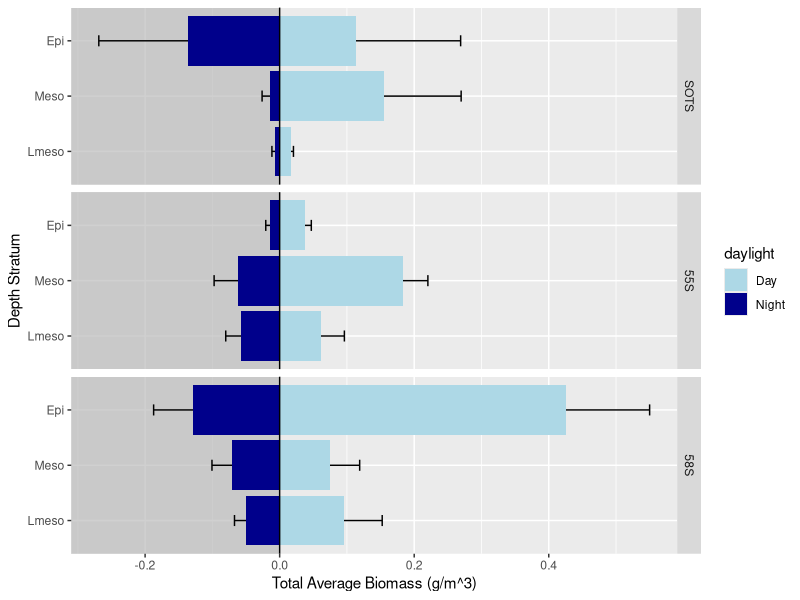
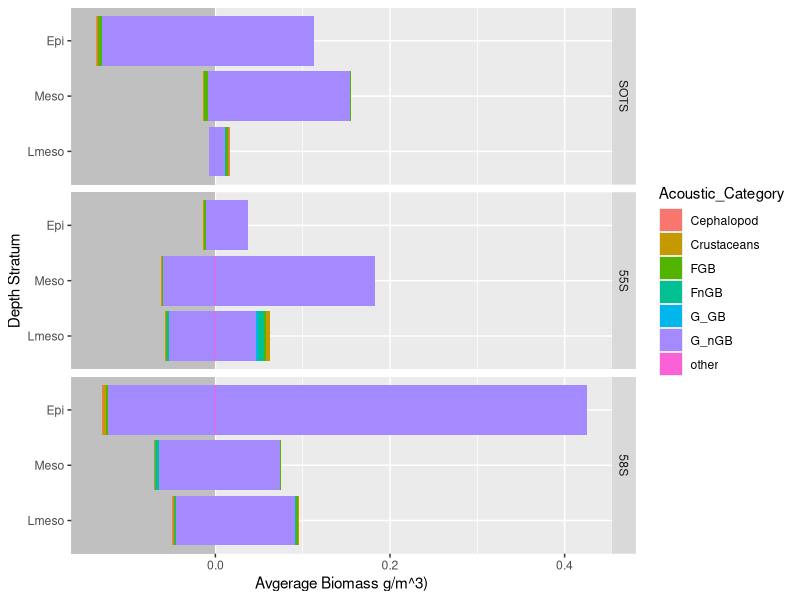
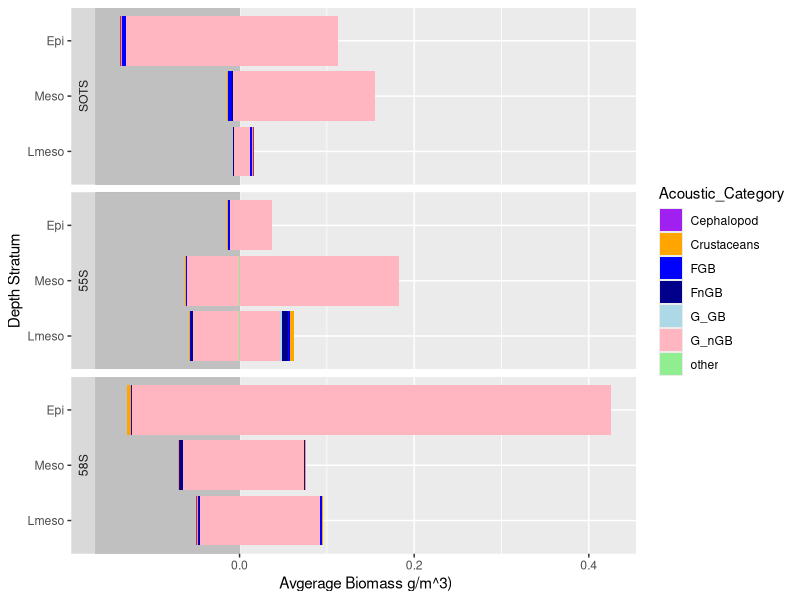
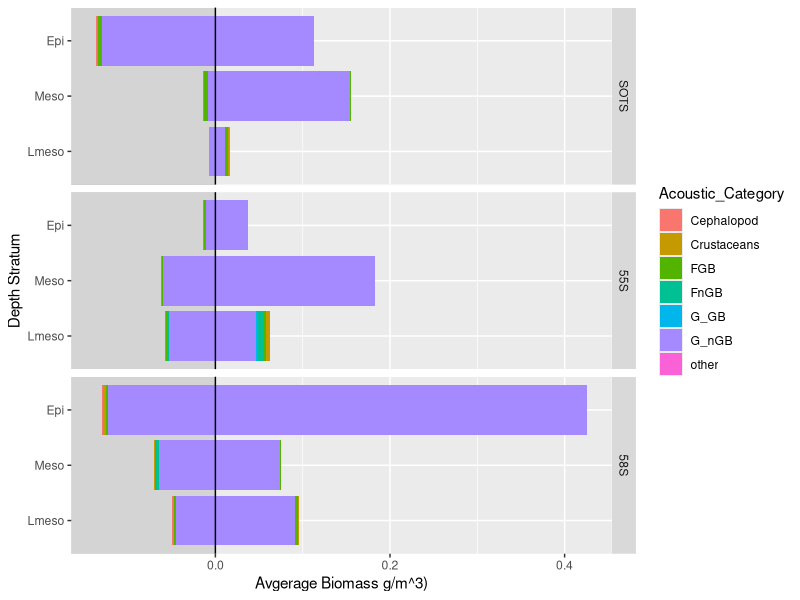
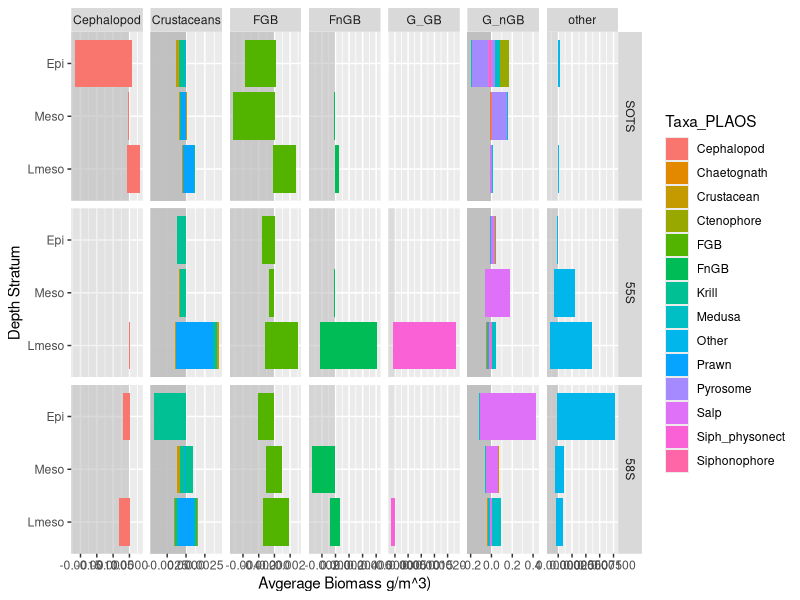
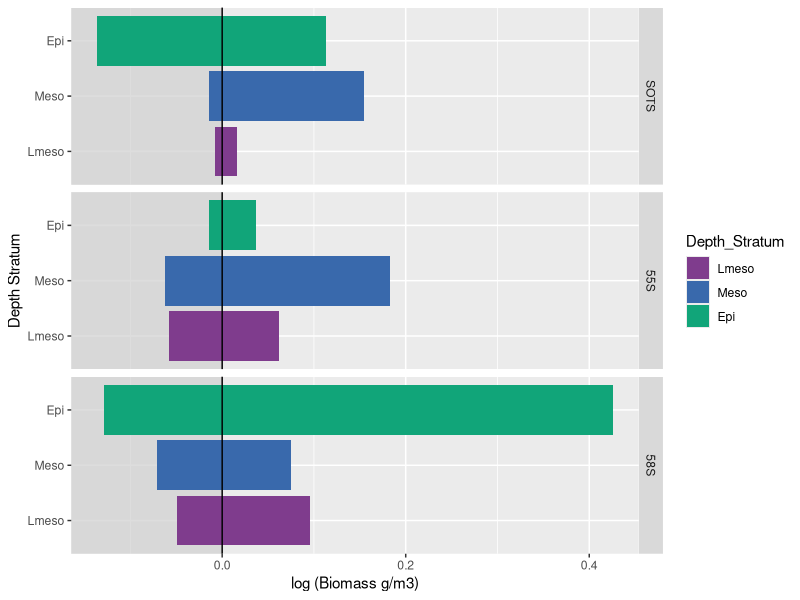
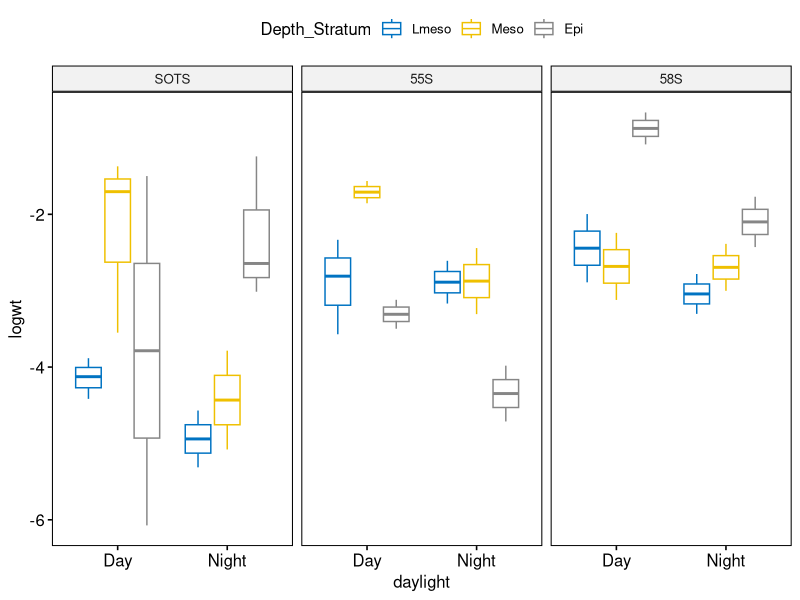

Write the R code that produced these figures, in order. (Note: this script raises an error after producing the figures.)
## ---- chunk 1
knitr::opts_chunk$set(echo = TRUE)
# library(plyr)
# library(Rmisc)
# library(lattice)
# library(tidyr)
library(tidyverse)
# library(gridExtra)
library(dplyr)
library(knitr)
library(ggpubr) # nice plots
library(rstatix) # pip freindly stats
# library(geosphere)
# library(janitor)

# data filtered for <20cm, includes physonects, design deployments only
SOLACE <- read_csv("Results/IN2020_V08_CatchComp.csv")


## ---- chunk 2
distinct(SOLACE,Depth_Stratum)

SOLACE$Depth_Stratum <- factor(as.factor(SOLACE$Depth_Stratum),levels = c("Lmeso", "Meso", "Epi"))
SOLACE$Site <- factor(as.factor(SOLACE$Site), levels = c("SOTS","55S","58S"))

SOLACE_cumsum <- SOLACE %>% 
  select(Site,Acoustic_Category,Taxa_updated,weight_g) %>% 
  group_by(Site,Taxa_updated) %>% 
  summarise(weight = sum(weight_g)) %>% 
 # ungroup() %>% 
  arrange(Site,-weight) %>% 
  mutate(cumsum = cumsum(weight)) %>% 
  mutate(percent =round(weight/sum(weight),2)) %>%
  mutate(cumpercent = round(cumsum/sum(weight),2))  
## ---- chunk 3

### Total Biomass #############################

# sum biomass for each deployment
Biomass_deployment <- SOLACE %>% 
  select(Site, daylight,Depth_Stratum, Deployment, Taxa_updated,Acoustic_Category, Abd_Std_nosm3_sp,Weight_Std_gm3_sp) %>%
  dplyr::group_by(Site, daylight, Depth_Stratum,Deployment) %>% 
  dplyr::summarise(StdWt = sum(Weight_Std_gm3_sp), 
                   StdAbd = sum(Abd_Std_nosm3_sp)) %>% 
  dplyr::ungroup() %>% 
  mutate(logwt = log(StdWt))

# average biomass for each treatment by Site/daylight/Depth_Stratum
Biomass_Design <- Biomass_deployment %>% 
  group_by(Site,daylight,Depth_Stratum) %>% 
  summarise(StdWt_avg = mean(StdWt),sd = sd(StdWt)) %>% 
  ungroup()

#### Acoustic_Category ####################
# sum biomass for each Acoustic_Category within each deployment
Biomass_AC <- SOLACE %>% 
  select(Site, daylight,Depth_Stratum, Deployment, Taxa_updated,Acoustic_Category, Abd_Std_nosm3_sp,Weight_Std_gm3_sp) %>%
  dplyr::group_by(Site, daylight, Depth_Stratum,Deployment,Acoustic_Category) %>% 
  dplyr::summarise(StdWt = sum(Weight_Std_gm3_sp), 
                   StdAbd = sum(Abd_Std_nosm3_sp)) %>% 
  mutate(StdWt = ifelse(daylight %in% "Night", StdWt*-1, StdWt)) %>% 
  dplyr::ungroup() 
# Average biomass for each Acoustic_Category  by Site/daylight/Depth_Stratum
Biomass_Design_AvgAC <- Biomass_AC %>% 
  group_by(Site,daylight,Depth_Stratum,Acoustic_Category) %>% 
  summarise(StdWt_AC = mean(StdWt))


## ---- chunk 4

Biomass_Desgin_daynight <- Biomass_Design %>% 
   mutate(StdWt = ifelse(daylight %in% "Night", StdWt_avg*-1, StdWt_avg)) %>% 
  mutate(sd = ifelse(daylight %in% "Night", sd*-1, sd)) 


tw<-ggplot(Biomass_Desgin_daynight,
       mapping = aes(x = as.factor(Depth_Stratum),
                     y = StdWt, fill = daylight))+
  geom_rect(ymax= -Inf, ymin= 0, xmin=-Inf, xmax=Inf, fill= "grey", alpha= 0.2) +
      scale_fill_manual(values = c("light blue","dark blue")) +
  #scale_fill_brewer()+
  geom_errorbar(aes(ymin = StdWt - sd, ymax= StdWt + sd),
                width = 0.4, position = position_dodge(0)) +
geom_col()+
  geom_hline(yintercept=0)+
  coord_flip()+
  facet_grid(Site ~ .,switch = "x")+
  #theme_bw()
 labs(y="Total Average Biomass (g/m^3)", x="Depth Stratum") 
  

tw

## ---- chunk 5
# suttons way
ggplot(Biomass_Design_AvgAC,
       mapping = aes(x = Depth_Stratum ,y=StdWt_AC, fill = Acoustic_Category))+
     #scale_fill_manual(values = c("purple","orange", "blue","dark blue","light blue","light pink","light green")) +
  geom_rect(ymax= -Inf, ymin= 0, xmin=-Inf, xmax=Inf, fill= "grey", alpha= 0.2) +
  geom_col()+
  #geom_hline(yintercept=0)+
  coord_flip()+
  facet_grid(Site ~.,switch = "x")+  
  labs(x="Depth Stratum", y="Avgerage Biomass g/m^3)") 
   

ggplot(Biomass_Design_AvgAC,
       mapping = aes(x = Depth_Stratum ,y=StdWt_AC, fill = Acoustic_Category))+
     scale_fill_manual(values = c("purple","orange", "blue","dark blue","light blue", "light pink","light green")) +
  geom_rect(ymax= -Inf, ymin= 0, xmin=-Inf, xmax=Inf, fill= "grey", alpha= 0.2) +
  geom_col()+
  #geom_hline(yintercept=0)+
  coord_flip()+
  facet_grid(Site ~.,switch = "y")+  
  labs(x="Depth Stratum", y="Avgerage Biomass g/m^3)") 
   

# annabelles way
Biomass_Design_AvgAC <- Biomass_Design_AvgAC %>% 
   mutate(StdWt_AC = ifelse(daylight %in% "Night", StdWt_AC*-1, StdWt_AC)) 


day_values <- Biomass_Design_AvgAC%>% 
  filter(daylight== "Day")
night_values <- Biomass_Design_AvgAC %>% 
  filter(daylight== "Night")
night_values <- night_values %>%
  mutate_if(is.numeric, funs(. * -1))

ggplot(Biomass_Design_AvgAC, aes(x= StdWt_AC, y= Depth_Stratum, fill= Acoustic_Category))+
geom_rect(xmax= -Inf, xmin= 0, ymin=-Inf, ymax=Inf, fill= "lightgray", alpha= 0.2) +
  geom_bar(data= day_values, stat= "identity") + 
  geom_bar(data= night_values, stat= "identity") + 
    facet_grid(rows= vars(Site), scales = "fixed") + 
    #scale_fill_manual(values = c("#7F3C8D","#3969AC", "#11A579","#7F3C8D","#3969AC", "#11A579","#7F3C8D","#3969AC", "#11A579")) +
  geom_vline(xintercept= 0) +
  labs(y="Depth Stratum", x="Avgerage Biomass g/m^3)") 
  
  

## ---- chunk 6

# sum biomass for each Taxa_PLAOS within each deployment
Biomass_Taxa_PLAOS <- SOLACE %>% 
  select(Site, daylight,Depth_Stratum, Deployment, Taxa_updated, Acoustic_Category,Taxa_PLAOS, Abd_Std_nosm3_sp,Weight_Std_gm3_sp) %>%
  dplyr::group_by(Site, daylight, Depth_Stratum,Deployment,Acoustic_Category,Taxa_PLAOS) %>% 
  dplyr::summarise(StdWt = sum(Weight_Std_gm3_sp), 
                   StdAbd = sum(Abd_Std_nosm3_sp)) %>% 
  mutate(StdWt = ifelse(daylight %in% "Night", StdWt*-1, StdWt)) %>% 
  dplyr::ungroup() 

# Average biomass for each Taxa_PLAOS  by Site/daylight/Depth_Stratum
Biomass_Design_AvgTP <- Biomass_Taxa_PLAOS %>% 
  group_by(Site,daylight,Depth_Stratum,Acoustic_Category,Taxa_PLAOS) %>% 
  summarise(StdWt_TP = mean(StdWt))


##PLOT

ggplot(Biomass_Design_AvgTP,
       mapping = aes(x = Depth_Stratum ,y=StdWt_TP, fill = Taxa_PLAOS))+
     #scale_fill_manual(values = c("purple","orange", "blue","dark blue","light blue","light pink","light green")) +
  geom_rect(ymax= -Inf, ymin= 0, xmin=-Inf, xmax=Inf, fill= "grey", alpha= 0.2) +
  geom_col()+
  #geom_hline(yintercept=0)+
  coord_flip()+
  facet_grid(rows= vars(Site), cols= vars(Acoustic_Category), scales = "free") + 
  labs(x="Depth Stratum", y="Avgerage Biomass g/m^3)") 


## ---- chunk 7
Biomass_Desgin_AE <- Biomass_Design

# Biomass_Desgin_AE$Depth_Stratum <- factor(as.factor(Biomass_Desgin_AE$Depth_Stratum), levels=c("Lmeso","Meso","Epi"))
# Biomass_Desgin_AE$Site <- factor(as.factor(Biomass_Desgin_AE$Site), levels= c("SOTS", "55S", "58S"))

day_values <- Biomass_Desgin_AE%>% 
  filter(daylight== "Day")

night_values <- Biomass_Desgin_AE %>% 
  filter(daylight== "Night")
night_values <- night_values %>%
  mutate_if(is.numeric, funs(. * -1))


ggplot(Biomass_Desgin_AE, aes(x= StdWt_avg, y= Depth_Stratum, fill= Depth_Stratum))+
  geom_rect(xmax= -Inf, xmin= 0, ymin=-Inf, ymax=Inf, fill= "lightgray", alpha= 0.2) +
  geom_bar(data= day_values, stat= "identity") + 
  geom_bar(data= night_values, stat= "identity") + 
    facet_grid(rows= vars(Site), scales = "fixed") + 
    scale_fill_manual(values = c("#7F3C8D","#3969AC", "#11A579","#7F3C8D","#3969AC", "#11A579","#7F3C8D","#3969AC", "#11A579")) +
  geom_vline(xintercept= 0) + 
  labs(y="Depth Stratum", x="log (Biomass g/m3)") 
## ---- chunk 8
Biomass_deployment$Depth_Stratum <- factor(as.factor(Biomass_deployment$Depth_Stratum), levels=c("Lmeso","Meso","Epi"))
Biomass_deployment$Site <- factor(as.factor(Biomass_deployment$Site), levels=c("SOTS","55S","58S"))
Biomass_deployment$daylight <- factor(as.factor(Biomass_deployment$daylight), levels=c("Day","Night"))

## ---- chunk 9
bxp <- ggboxplot(
  Biomass_deployment, x = "daylight", y = "logwt", 
  color = "Depth_Stratum", palette = "jco", facet.by = "Site"
  )
bxp
## ---- chunk 10
Biomass_design_daylight <- Biomass_deployment %>% 
  mutate(mean = ifelse(daylight %in% "Night", mean*-1, mean)) 


barp <-ggplot(Biomass_design_daylight,
       mapping = aes(x = as.factor(Depth_Stratum),
                     y = mean, fill = daylight))+
  scale_fill_brewer()+
  geom_errorbar(aes(ymin = mean - sd, ymax= mean + sd),
                width = 0.4, position = position_dodge(0)) +
geom_col()+
  coord_flip()+
  facet_grid(~Site)+
  theme_bw()
barp


SOLACE_nogel <- SOLACE %>% 
  #distinct(Acoustic_Category)
  filter(Acoustic_Category != "G_nGB")
## ---- chunk 11

SOLACE_Micro <- SOLACE_Micro %>% 
  filter(Site == "55S" | Site == "58S" |Site == "SOTS") %>% 
  filter(Depth_Stratum =="Meso" | Depth_Stratum == "Epi"|Depth_Stratum=="Lmeso") %>% 
  drop_na(Site)

distinct(SOLACE_Micro,Depth_Stratum)

SOLACE_Micro_1 <- SOLACE_Micro %>% 
  select(Site,Acoustic_Category,Taxa_updated,weight_g) %>% 
  group_by(Site,Taxa_updated) %>% 
  summarise(weight = sum(weight_g))

  ungroup() %>% 
  arrange(Site,-weight) %>% 
  #mutate(cumsum = cumsum(weight)) %>% 
  #mutate(cumpercent = cumsum/sum(weight)) %>% 
  mutate(percent =round(weight/sum(weight),2)) 
## ---- chunk 12
  
  SOLACE_1 <- SOLACE %>% 
  select(Site,Acoustic_Category,Taxa_updated,weight_g) %>% 
  dplyr::group_by(Site,Taxa_updated) %>% 
  dplyr::summarise(weight = sum(weight_g)) %>% 
  arrange(Site,-weight) %>% 
  mutate(cumsum = cumsum(weight)) %>% 
  mutate(cumpercent = cumsum/sum(weight)) %>% 
  mutate(percent =round(weight/sum(weight),2)) 
## ---- chunk 13
BulkBiomass <- SOLACE %>% 
  select(Site, daylight,Depth_Stratum, Deployment, Taxa_updated,Acoustic_Category, Abd_Std_nosm3_sp,Weight_Std_gm3_sp) %>%
  dplyr::group_by(Site, daylight, Depth_Stratum,Deployment) %>% 
  dplyr::summarise(Weight = round(sum(Weight_Std_gm3_sp)*1000,2), abd = round(sum(Abd_Std_nosm3_sp)*1000,2)) %>% 
  dplyr::ungroup()



  
SOLACE %>% 
  distinct(Acoustic_Category)

## ---- chunk 14
BulkBiomass$Depth_Stratum <- factor(as.factor(BulkBiomass$Depth_Stratum), levels=c("Lmeso","Meso","Epi"))
BulkBiomass$Site <- factor(as.factor(BulkBiomass$Site), levels=c("SOTS","55S","58S"))
BulkBiomass$daylight <- factor(as.factor(BulkBiomass$daylight), levels=c("Day","Night"))
## ---- chunk 15


barp <-ggplot(Biomass_Design %>%  
  mutate(StdWt_avg = ifelse(daylight %in% "Night", StdWt_avg*-1, StdWt_avg)) %>% 
  mutate(sd = ifelse(daylight %in% "Night", sd*-1, sd)) ,
       mapping = aes(x = as.factor(Depth_Stratum),
                     y = StdWt_avg, fill = daylight))+
  scale_fill_brewer()+
  geom_errorbar(aes(ymin = StdWt_avg - sd, ymax= StdWt_avg + sd),
                width = 0.4, position = position_dodge(0)) +
geom_col()+
  coord_flip()+
  facet_grid(~Site)+
  theme_bw()
barp

## ---- chunk 16
Biomass_deployment %>%
  group_by(Site,Depth_Stratum) %>%
  identify_outliers(logwt)
# dont get this
# deployments 8 and 13 are outliers but not extreme. Outliers are not obvious when using Site alone, all 3 factors or Site&daylight
## ---- chunk 17
BulkBiomass %>% 
  group_by(Site, daylight, Depth_Stratum) %>% 
  get_summary_stats(Weight, type = "mean_sd")
## ---- chunk 18
bxp <- ggboxplot(
  BulkBiomass, x = "daylight", y = "Weight", 
  color = "Depth_Stratum", palette = "jco", facet.by = "Site"
  )
bxp
## ---- chunk 19
BulkBiomass %>%
  group_by(Site, daylight, Depth_Stratum) %>%
  identify_outliers(Weight)
# dont get this

## ---- chunk 20
model  <- lm(logwt ~ Site*daylight*Depth_Stratum, data = Biomass_deployment)

model  <- lm(Weight ~ Site*daylight*Depth_Stratum, data = BulkBiomass)

# Create a QQ plot of residuals
ggqqplot(residuals(model))
# Compute Shapiro-Wilk test of normality
shapiro_test(residuals(model))

# probs not quite normally distributed - should transform

# probs not quite normally distributed - should tranform
## ---- chunk 21
BulkBiomass %>%
  group_by(Site, daylight, Depth_Stratum) %>%
  shapiro_test(Weight)

## ---- chunk 22
Biomass_deployment %>%
  group_by(Site, daylight, Depth_Stratum) %>%
  shapiro_test(StdWt)
## ---- chunk 23
ggqqplot(BulkBiomass, "Weight", ggtheme = theme_bw()) +
  facet_grid(Site + daylight ~ Depth_Stratum, labeller = "label_both")
## ---- chunk 24
BulkBiomass %>% levene_test(Weight ~ Site*daylight*Depth_Stratum)
# not significant assume homogeneity
## ---- chunk 25
bio.aov <-  BulkBiomass%>% anova_test(Weight ~ Depth_Stratum*daylight*Site)
bio.aov
# there was a 3way interaction F(2,22)= 3.04, p = 0.039
## ---- chunk 26
# Group the data by gender and 
# fit simple two-way interaction 
model  <- lm(Weight ~ daylight*Site*Depth_Stratum, data = Biomass_deployment)
Biomass_deployment %>%
  group_by(daylight) %>%
  anova_test(Weight ~ Depth_Stratum*Site, error = model)
## ---- chunk 27
ggqqplot(BulkBiomass, "Weight", ggtheme = theme_bw()) +
  facet_grid(Site + daylight ~ Depth_Stratum, labeller = "label_both")
## ---- chunk 28
BulkBiomass %>% levene_test(Weight ~ Site*daylight*Depth_Stratum)
# not significant assume homogeneity
## ---- chunk 29
bio.aov <-  BulkBiomass%>% anova_test(Weight ~ Depth_Stratum*daylight*Site)
bio.aov
